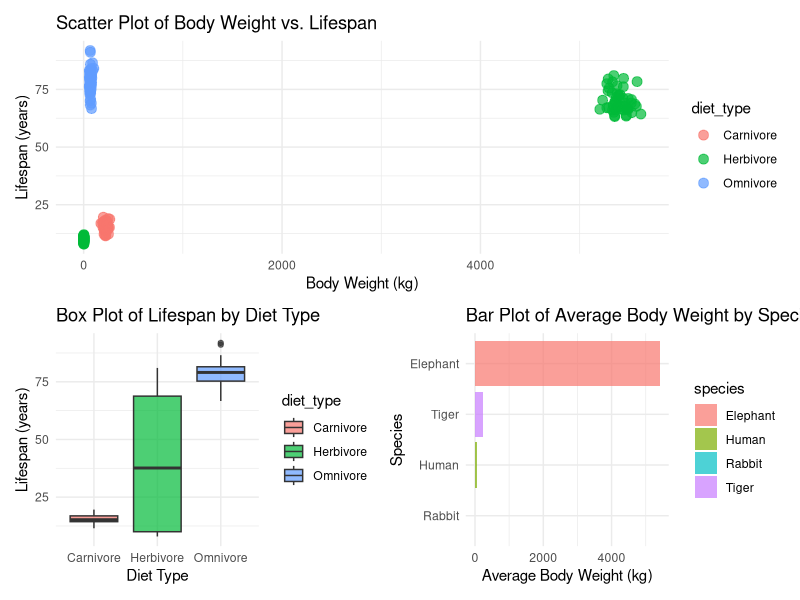

Here is the R script that generated this plot:
# Install and load necessary packages
install.packages("ggplot2")
install.packages("dplyr")
install.packages("patchwork")

library(ggplot2)
library(dplyr)
library(patchwork)

# Create a synthetic dataset
set.seed(123)
animal_data <- data.frame(
  species = rep(c("Elephant", "Tiger", "Rabbit", "Human"), each = 50),
  body_weight = c(rnorm(50, mean = 5400, sd = 100),  # Elephant
                  rnorm(50, mean = 220, sd = 20),    # Tiger
                  rnorm(50, mean = 2, sd = 0.5),     # Rabbit
                  rnorm(50, mean = 70, sd = 10)),    # Human
  lifespan = c(rnorm(50, mean = 70, sd = 5),         # Elephant
               rnorm(50, mean = 15, sd = 2),         # Tiger
               rnorm(50, mean = 10, sd = 1),         # Rabbit
               rnorm(50, mean = 79, sd = 5)),        # Human
  diet_type = rep(c("Herbivore", "Carnivore", "Herbivore", "Omnivore"), each = 50)
)

head(animal_data)

# Create individual plots

# Scatter Plot of Body Weight vs. Lifespan
scatter_plot <- ggplot(animal_data, aes(x = body_weight, y = lifespan, color = diet_type)) +
  geom_point(size = 3, alpha = 0.7) +
  labs(title = "Scatter Plot of Body Weight vs. Lifespan", x = "Body Weight (kg)", y = "Lifespan (years)") +
  theme_minimal()

# Box Plot of Lifespan by Diet Type
box_plot <- ggplot(animal_data, aes(x = diet_type, y = lifespan, fill = diet_type)) +
  geom_boxplot(alpha = 0.7) +
  labs(title = "Box Plot of Lifespan by Diet Type", x = "Diet Type", y = "Lifespan (years)") +
  theme_minimal()

# Bar Plot of Average Body Weight by Species
bar_plot <- animal_data %>%
  group_by(species) %>%
  summarize(avg_body_weight = mean(body_weight)) %>%
  ggplot(aes(x = reorder(species, avg_body_weight), y = avg_body_weight, fill = species)) +
  geom_bar(stat = "identity", alpha = 0.7) +
  labs(title = "Bar Plot of Average Body Weight by Species", x = "Species", y = "Average Body Weight (kg)") +
  theme_minimal() +
  coord_flip()

# Combine the plots using patchwork
combined_plot <- scatter_plot / (box_plot | bar_plot)

# Display the combined plot
print(combined_plot)